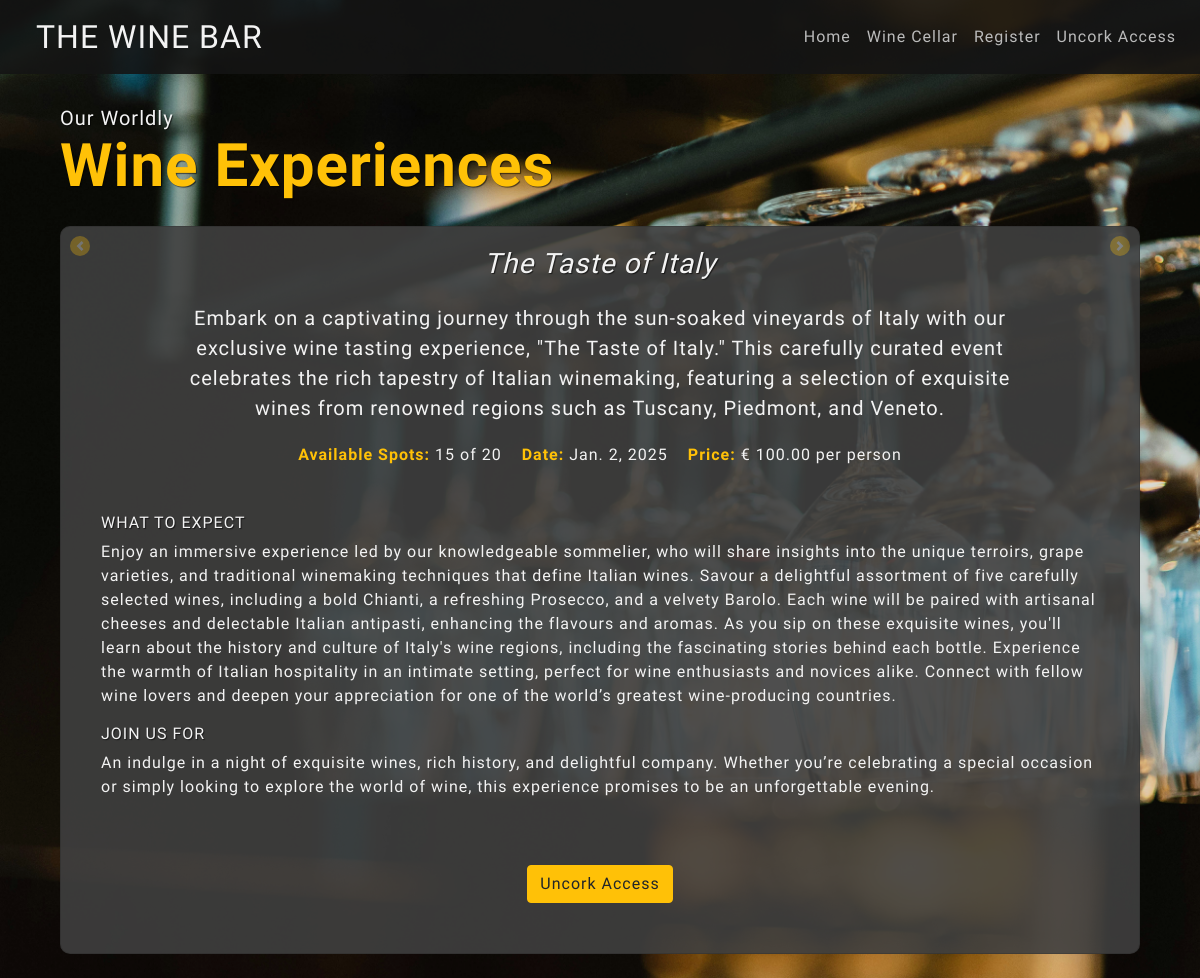
/wine_cellar/wine_cellar/, run on an earlier commit of the app's database.
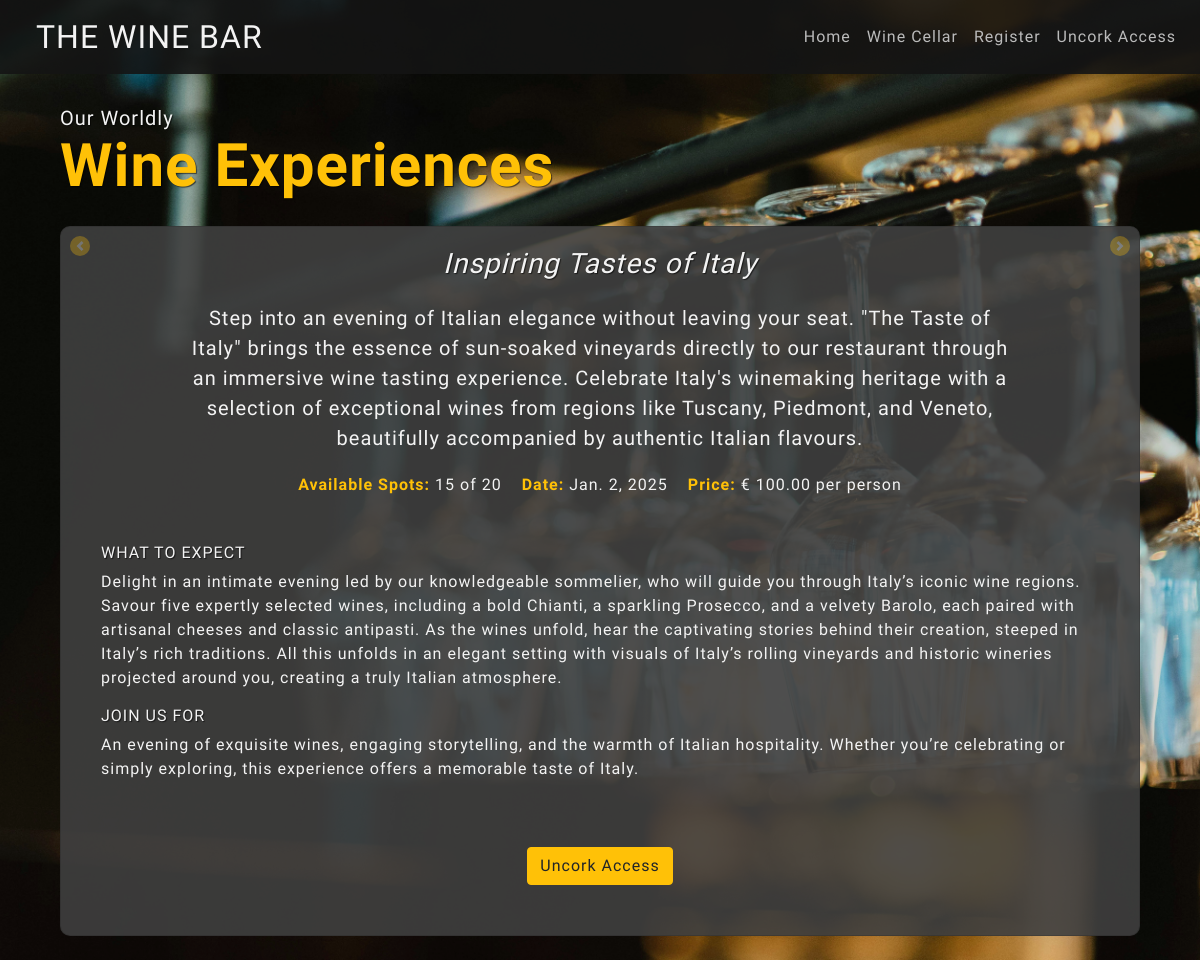
And on a later commit of the database.
### bookings/models.py (models this page shows, shortened)
class wineCellar(models.Model):
    title = models.CharField(max_length=255)
    description = models.TextField()
    price = models.DecimalField(max_digits=10, decimal_places=2)
    date = models.DateField()
    available_spots = models.PositiveIntegerField()
    total_spots = models.PositiveIntegerField()
    what_to_expect = models.TextField()
    join_us_for = models.TextField()

### bookings/views.py (the view)
# urls.py: path("wine_cellar/", views.wine_list, name="wine_cellar"),
def wine_list(request):
    wines = wineCellar.objects.all()
    return render(request, "bookings/wine_cellar.html", {"wines": wines})

### bookings/templates/bookings/wine_cellar.html (shortened to what this page needs)
{% extends "layout.html" %}
{% block content %}
  <div class="container mt-4">
    <h1 class="mb-4">
      Our Worldly
      <br>
      <strong>Wine Experiences</strong>
    </h1>
    <div id="wineCarousel"
         class="carousel slide"
         data-ride="carousel"
         data-interval="false">
      <div class="carousel-inner">
        {% for wine in wines %}
          <div class="carousel-item {% if forloop.first %}active{% endif %}">
            <div class="card">
              <div class="card-body">
                <h5 class="card-title">{{ wine.title }}</h5>
                <p class="card-text">{{ wine.description }}</p>
                <div id="info">
                  <p>
                    <strong>Available Spots:</strong> {{ wine.available_spots }} of {{ wine.total_spots }}
                  </p>
                  <p>
                    <strong>Date:</strong> {{ wine.date }}
                  </p>
                  <p>
                    <strong>Price:</strong> € {{ wine.price }} per person
                  </p>
                </div>
                <div class="about_tasting">
                  <h6>What to Expect</h6>
                  <p>{{ wine.what_to_expect }}</p>
                  <h6>Join Us For</h6>
                  <p>{{ wine.join_us_for }}</p>
                </div>
                {% if user.is_authenticated %}
                  <button type="button" class="btn btn-warning" data-toggle="modal" data-target="#bookingModal" data-wine-id="{{ wine.id }}">Book Now</button>
                {% else %}
                  <a href="{% url 'bookings:register' %}" class="btn btn-warning">Uncork Access</a>
                {% endif %}
              </div>
            </div>
          </div>
        {% endfor %}
      </div>
      <a class="carousel-control-prev"
         href="#wineCarousel"
         role="button"
         data-slide="prev">
        <span class="carousel-control-prev-icon" aria-hidden="true"></span>
      </a>
      <a class="carousel-control-next"
         href="#wineCarousel"
         role="button"
         data-slide="next">
        <span class="carousel-control-next-icon" aria-hidden="true"></span>
      </a>
    </div>
  </div>
{% endblock content %}
{% block scripts %}
  {% load static %}
{% endblock scripts %}

What changed in the data, as far as the page shows it:
changed wineCellar: title "The Taste of Italy" → "Inspiring Tastes of Italy"; description "Embark on a captivating journey through the sun-soaked vineyards of Italy with our exclusive wine tasting experience, \"The Taste of Italy.\" This carefully curated event celebrates the rich tapestry of Italian winemaking, featuring a selection of exquisite wines from renowned regions such as Tuscany, Piedmont, and Veneto." → "Step into an evening of Italian elegance without leaving your seat. \"The Taste of Italy\" brings the essence of sun-soaked vineyards directly to our restaurant through an immersive wine tasting experience. Celebrate Italy's winemaking heritage with a selection of exceptional wines from regions like Tuscany, Piedmont, and Veneto, beautifully accompanied by authentic Italian flavours."; what_to_expect "Enjoy an immersive experience led by our knowledgeable sommelier, who will share insights into the unique terroirs, grape varieties, and traditional winemaking techniques that define Italian wines. Savour a delightful assortment of five carefully selected wines, including a bold Chianti, a refreshing Prosecco, and a velvety Barolo. Each wine will be paired with artisanal cheeses and delectable Italian antipasti, enhancing the flavours and aromas. As you sip on these exquisite wines, you'll learn about the history and culture of Italy's wine regions, including the fascinating stories behind each bottle. Experience the warmth of Italian hospitality in an intimate setting, perfect for wine…" → "Delight in an intimate evening led by our knowledgeable sommelier, who will guide you through Italy’s iconic wine regions. Savour five expertly selected wines, including a bold Chianti, a sparkling Prosecco, and a velvety Barolo, each paired with artisanal cheeses and classic antipasti. As the wines unfold, hear the captivating stories behind their creation, steeped in Italy’s rich traditions. All this unfolds in an elegant setting with visuals of Italy’s rolling vineyards and historic wineries projected around you, creating a truly Italian atmosphere."; join_us_for "An indulge in a night of exquisite wines, rich history, and delightful company. Whether you’re celebrating a special occasion or simply looking to explore the world of wine, this experience promises to be an unforgettable evening." → "An evening of exquisite wines, engaging storytelling, and the warmth of Italian hospitality. Whether you’re celebrating or simply exploring, this experience offers a memorable taste of Italy."
